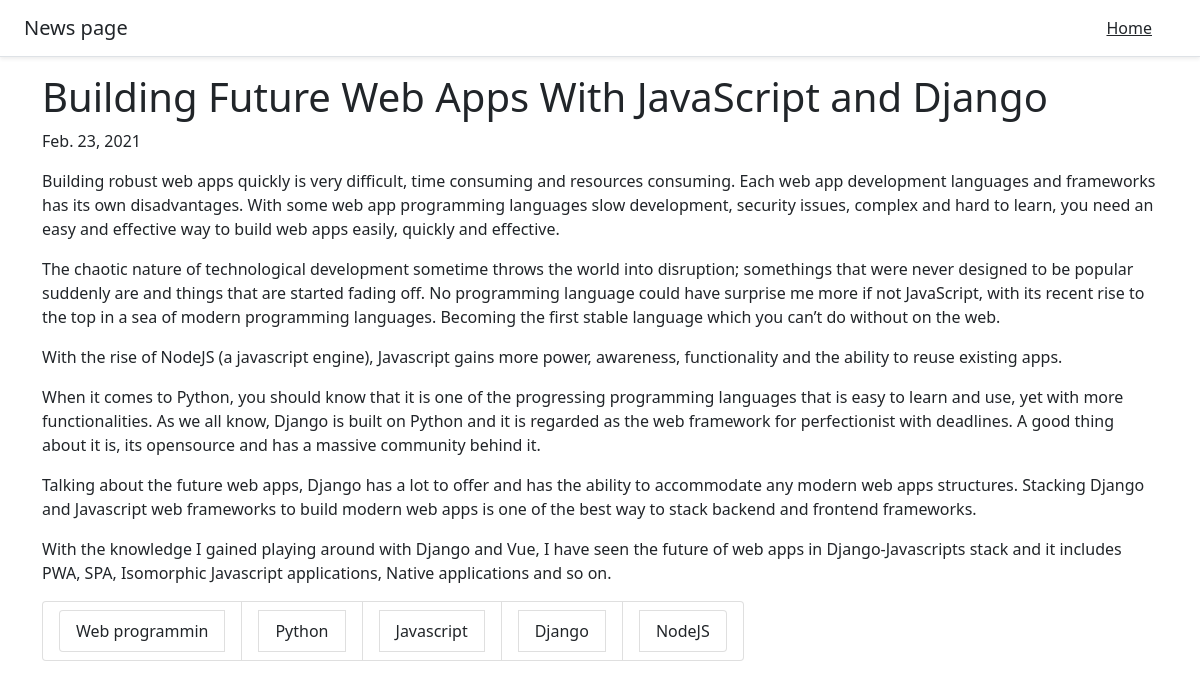
/1/, run on the app's committed database.
### news/models.py (models this page shows, shortened)
class News(models.Model):
    pub_date = models.DateField(default=datetime.now, blank=True)
    title = models.CharField(max_length=120, verbose_name="News title", db_index=True)
    text = HTMLField()
    categories = models.ForeignKey(Categories,
                                   on_delete=models.CASCADE,
                                   verbose_name="News categories")
    sub_categories = models.ManyToManyField(Categories,
                                            verbose_name="List for sub categories",
                                            related_name='provider')
    class Meta:
        verbose_name_plural = "News"

class Categories(models.Model):
    name = models.CharField(max_length=30, db_index=True)
    class Meta:
        verbose_name_plural = "Categories"
    def __str__(self):
        return self.name

### news/views.py (the view)
# urls.py: path('<int:news_id>/', views.detail_page)
def detail_page(request, news_id):
    news = News.objects.get(pk=news_id)
    categories = news.sub_categories.all()
    return render(request, 'news/details.html', {
        'news': news,
        'categories': categories
    })

### news/templates/news/details.html (shortened to what this page needs)
<!doctype html>
<html lang="en">
<head>
    <link href="https://cdn.jsdelivr.net/npm/bootstrap@5.0.0-beta2/dist/css/bootstrap.min.css" rel="stylesheet"
>
</head>
<body>
<header class="d-flex flex-column flex-md-row align-items-center p-3 px-md-4 mb-3 bg-body border-bottom shadow-sm">
    <p class="h5 my-0 me-md-auto fw-normal">News page</p>
    <nav class="my-2 my-md-0 me-md-3">
        <a class="p-2 text-dark" href="/">Home</a>
    </nav>
</header>
<div class="container">
    <h1>{{news.title}}</h1>
    <span>{{ news.pub_date }}</span>
    <p>{{news.text | safe }}</p>
    <ul class="list-group list-group-horizontal-md mb-3">
        <li class="list-group-item">
            <a href="/categories/{{ news.categories }}/"
               class="list-group-item list-group-item-action">
                {{ news.categories }}
            </a>
        </li>
        {% for sub_categories in categories %}
        <li class="list-group-item">
            <a href="/categories/{{ sub_categories.name }}/"
               class="list-group-item list-group-item-action">
                {{ sub_categories.name }}
            </a>
        </li>
        {% endfor %}
    </ul>
</div>
</body>
</html>

### data on the page
News: title "Building Future Web Apps With JavaScript and Django", pub_date "Feb. 23, 2021", text "Building robust web apps quickly is very difficult, time consuming and resources consuming. Each web app development languages and frameworks has its own disadvantages. With some web app programming languages slow development, security issues, complex and hard to learn, you need an easy and effective way to build web apps easily, quickly and effective. The chaotic nature of technological development sometime throws the world into disruption; somethings that were never designed to be popular suddenly are and things that are started fading off. No programming language could have surprise me more if not JavaScript, with its recent rise to the top in a sea of modern programming languages.…", categories "Web programmin"
Categories: name "Python"
Categories: name "Javascript"
Categories: name "Django"
Categories: name "NodeJS"
